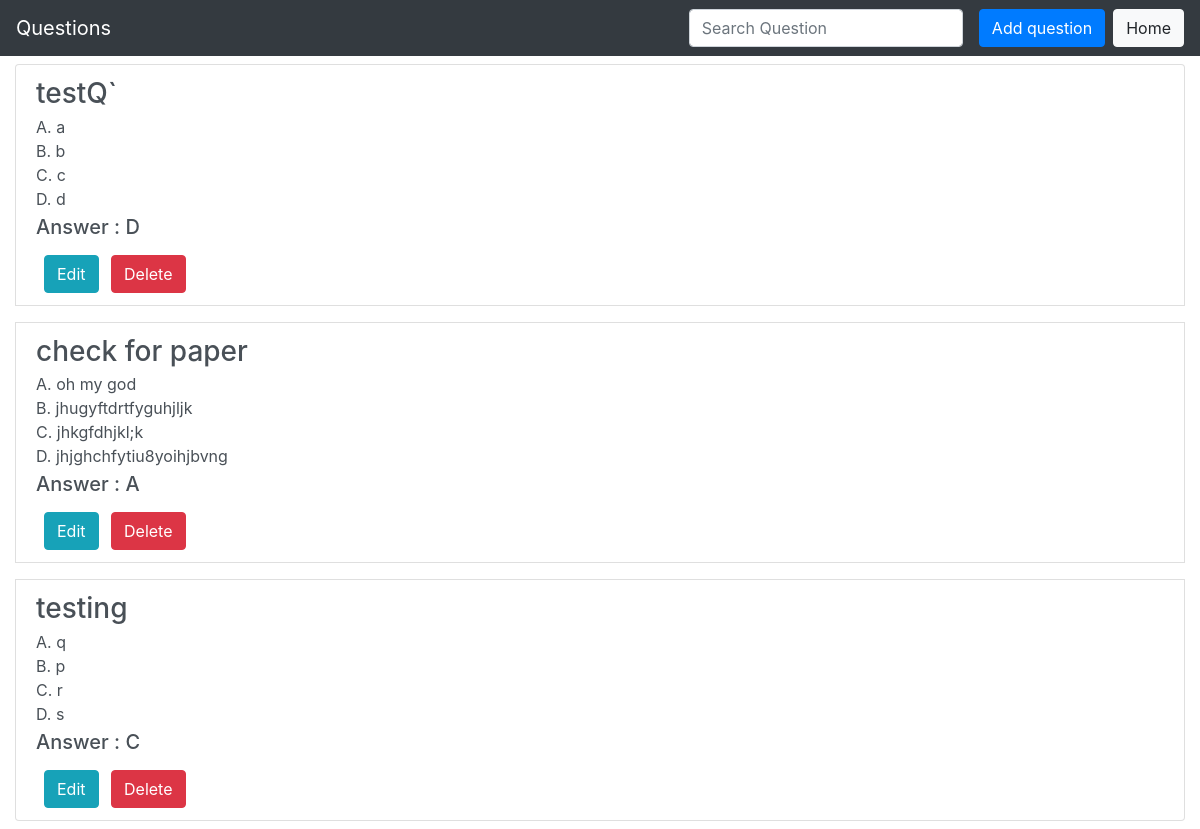
/prof/profusername/question/view_all_ques (signed in), run on the app's committed database.
### main/models.py (models this page shows, shortened)
class Question_DB(models.Model):
    professor = models.ForeignKey(User, limit_choices_to={
                                  'groups__name': "Professor"}, on_delete=models.CASCADE, null=True, blank=True)
    qno = models.AutoField(primary_key=True)
    question = models.CharField(max_length=100)
    optionA = models.CharField(max_length=100)
    optionB = models.CharField(max_length=100)
    optionC = models.CharField(max_length=100)
    optionD = models.CharField(max_length=100)
    answer = models.CharField(max_length=200)

### prof/views/question.py (the view, shortened to what this page needs)
def view_all_ques(request, prof_username):
    prof = User.objects.get(username=prof_username)
    if request.user == prof:
        return render(request, 'prof/question/view_all_questions.html', {
            'question_db': Question_DB.objects.filter(professor=prof), 'prof': prof
        })
    else:
        return HttpResponseForbidden("You are not allowed to view this page. Please change url to original values to return.")

### prof/templates/prof/question/view_all_questions.html (shortened to what this page needs)
{% load static %}
<!DOCTYPE html>
<html lang="en">
<head>
    <link rel="stylesheet" href="https://maxcdn.bootstrapcdn.com/bootstrap/4.2.1/css/bootstrap.min.css">
    <link rel="stylesheet" href="https://stackpath.bootstrapcdn.com/font-awesome/4.7.0/css/font-awesome.min.css">
</head>
<body>
    <nav class="navbar navbar-expand-lg navbar-dark bg-dark">
        <a class="navbar-brand" href="#">Questions</a>
        <div class="collapse navbar-collapse" id="navbarSupportedContent">
            <ul class="navbar-nav mr-auto">
                <li class="nav-item active">
                    <a class="nav-link" href="#"><span class="sr-only">(current)</span></a>
                </li>
            </ul>
            <form class="form-inline my-2 my-lg-0">
                <input id='searchQuestion' class="form-control mr-sm-2" type="search" placeholder="Search Question"
                    aria-label="Search">
            </form>
            <a class="btn btn-primary mx-2" href="{% url 'prof:add_question' prof.username %}">Add question</a><br>
            <a class="btn btn-light" href="{% url 'prof:index' prof.username %}">Home</a>
        </div>
    </nav>
    <div class="container-fluid">
        <div class="list-group">
            {% for ques in question_db %}
            <div class="list-group-item list-group-item-action flex-column align-items-start my-2">
                <div class="d-flex w-100 justify-content-between">
                    <h3 class="mb-1">{{ ques.question }}</h3>
                </div>
                <p class="mb-1">
                    A. {{ques.optionA}}<br>
                    B. {{ques.optionB}}<br>
                    C. {{ques.optionC}}<br>
                    D. {{ques.optionD}}<br>
                    <h5>Answer : {{ques.answer}}</h5>
                </p>
                <form method="POST">
                    <a class="btn btn-info mx-2" href="{% url 'prof:edit_question' prof.username ques.qno %}">Edit</a>
                    <input class="btn btn-danger" type="submit"
                        onclick="return confirm('Are you sure you want to delete this question?')" value="Delete">
                </form>
            </div>
            {% empty %}
            <h3>No Questions available</h3>
            {% endfor %}
        </div>
    </div>
</body>
</html>

### data on the page
Question_DB: question "testQ`", optionA "a", optionB "b", optionC "c", optionD "d", answer "D"
Question_DB: question "check for paper", optionA "oh my god", optionB "jhugyftdrtfyguhjljk", optionC "jhkgfdhjkl;k", optionD "jhjghchfytiu8yoihjbvng", answer "A"
Question_DB: question "testing", optionA "q", optionB "p", optionC "r", optionD "s", answer "C"
